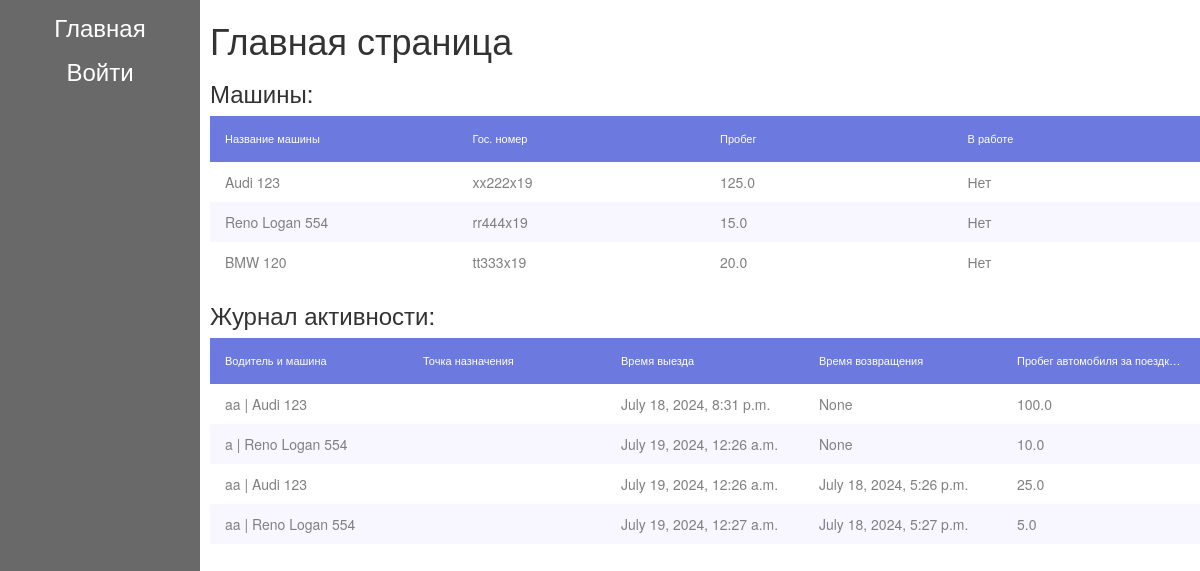
/activitylog/, run on an earlier commit of the app's database.
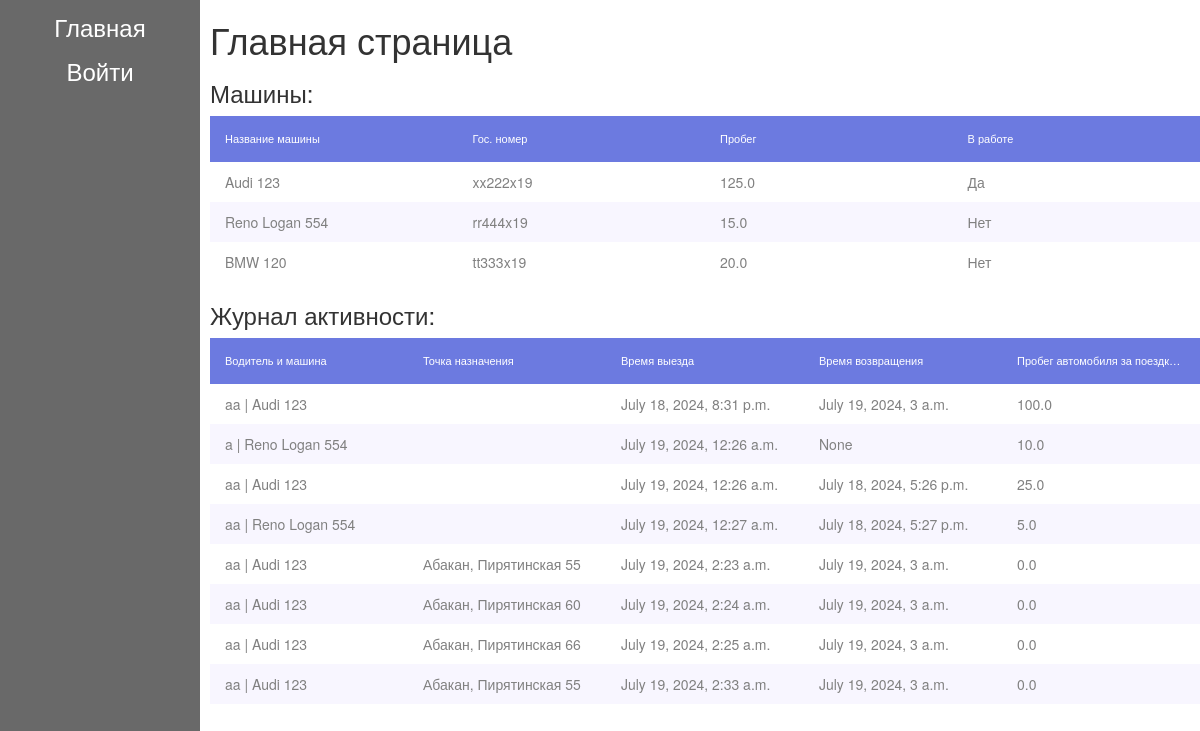
And on a later commit of the database.
### activitylog/models.py (models this page shows, shortened)
class Car(models.Model):
    name = models.CharField(max_length=200, unique=True)
    car_number = models.CharField(max_length=200, unique=True)
    all_mileage = models.FloatField(default=0.0, help_text='km.m')
    busy = models.BooleanField(default=False)

class ActivityLog(models.Model):
    user_car = models.ForeignKey(UserCar, on_delete=models.SET_NULL, null=True)
    get_time = models.DateTimeField(default=datetime.now)
    return_time = models.DateTimeField(blank=True, null=True)
    travel_target_point = models.TextField(blank=True)
    travel_mileage = models.FloatField(default=0.0, help_text='km.m')

class UserCar(models.Model):
    user = models.ForeignKey(User, on_delete=models.SET_NULL, null=True)
    car = models.ForeignKey(Car, on_delete=models.SET_NULL, null=True)
    def __str__(self):
        return self.user.login + " | " + self.car.name

class User(AbstractBaseUser, PermissionsMixin):
    login = models.CharField(max_length=200, unique=True)
    password = models.CharField(max_length=200)
    first_name = models.CharField(max_length=200)
    second_name = models.CharField(max_length=200)
    surname = models.CharField(max_length=200)
    is_active = models.BooleanField(default=True)
    is_staff = models.BooleanField(default=False)
    objects = UserManager()
    USERNAME_FIELD = 'login'
    REQUIRED_FIELDS = []

### activitylog/views.py (the view)
# urls.py: path('', views.index, name='index'),
def index(request):
    cars = Car.objects.all()
    activitylogs = ActivityLog.objects.all()
    return render(
        request,
        'index.html',
        context= {
            'cars' : cars,
            'activitylogs' : activitylogs,
        }
    )

### activitylog/templates/index.html (shortened to what this page needs)
{% extends "base_generic.html" %}
{% block content %}
<h1 class="main-header">Главная страница</h1>
<div class="cars-info">
  <h3>Машины:</h3>
  <table class="grid-table cars-table">
    <thead>
      <tr>
        <th>Название машины</th>
        <th>Гос. номер</th>
        <th>Пробег</th>
        <th>В работе</th>
      </tr>
    </thead>
    {% if cars %}
    <tbody>
      {% for car in cars %}
      <tr>
        <td>{{car.name}}</td>
        <td>{{car.car_number}}</td>
        <td>{{car.all_mileage}}</td>
        <td>{% if car.busy %} Да {% else %} Нет {% endif %}</td>
      </tr>
      {% endfor %}
    </tbody>
    {% else %}
      <div>None cars</div>
    {% endif %}
  </table>
</div>
<div class="logs-info">
  <h3>Журнал активности:</h3>
  <table class="grid-table logs-table">
    <thead>
      <tr>
        <th>Водитель и машина</th>
        <th>Точка назначения</th>
        <th>Время выезда</th>
        <th>Время возвращения</th>
        <th>Пробег автомобиля за поездку км</th>
      </tr>
    </thead>
    {% if activitylogs %}
    <tbody>
      {% for activitylog in activitylogs %}
      <tr>
        <td>{{activitylog.user_car}}</td>
        <td>{{activitylog.travel_target_point}}</td>
        <td>{{activitylog.get_time}}</td>
        <td>{{activitylog.return_time}}</td>
        <td>{{activitylog.travel_mileage}}</td>
      </tr>
      {% endfor %}
    </tbody>
    {% else %}
      <div>None logs</div>
    {% endif %}
  </table>
</div>
{% endblock %}

What changed in the data, as far as the page shows it:
changed Car "Audi 123": busy "Нет" → "Да"
changed ActivityLog "July 18, 2024, 8:31 p.m.": return_time "None" → "July 19, 2024, 3 a.m."
added ActivityLog: user_car "aa | Audi 123", travel_target_point "Абакан, Пирятинская 55", get_time "July 19, 2024, 2:23 a.m.", return_time "July 19, 2024, 3 a.m.", travel_mileage "0.0"
added ActivityLog: user_car "aa | Audi 123", travel_target_point "Абакан, Пирятинская 60", get_time "July 19, 2024, 2:24 a.m.", return_time "July 19, 2024, 3 a.m.", travel_mileage "0.0"
added ActivityLog: user_car "aa | Audi 123", travel_target_point "Абакан, Пирятинская 66", get_time "July 19, 2024, 2:25 a.m.", return_time "July 19, 2024, 3 a.m.", travel_mileage "0.0"
added ActivityLog: user_car "aa | Audi 123", travel_target_point "Абакан, Пирятинская 55", get_time "July 19, 2024, 2:33 a.m.", return_time "July 19, 2024, 3 a.m.", travel_mileage "0.0"
